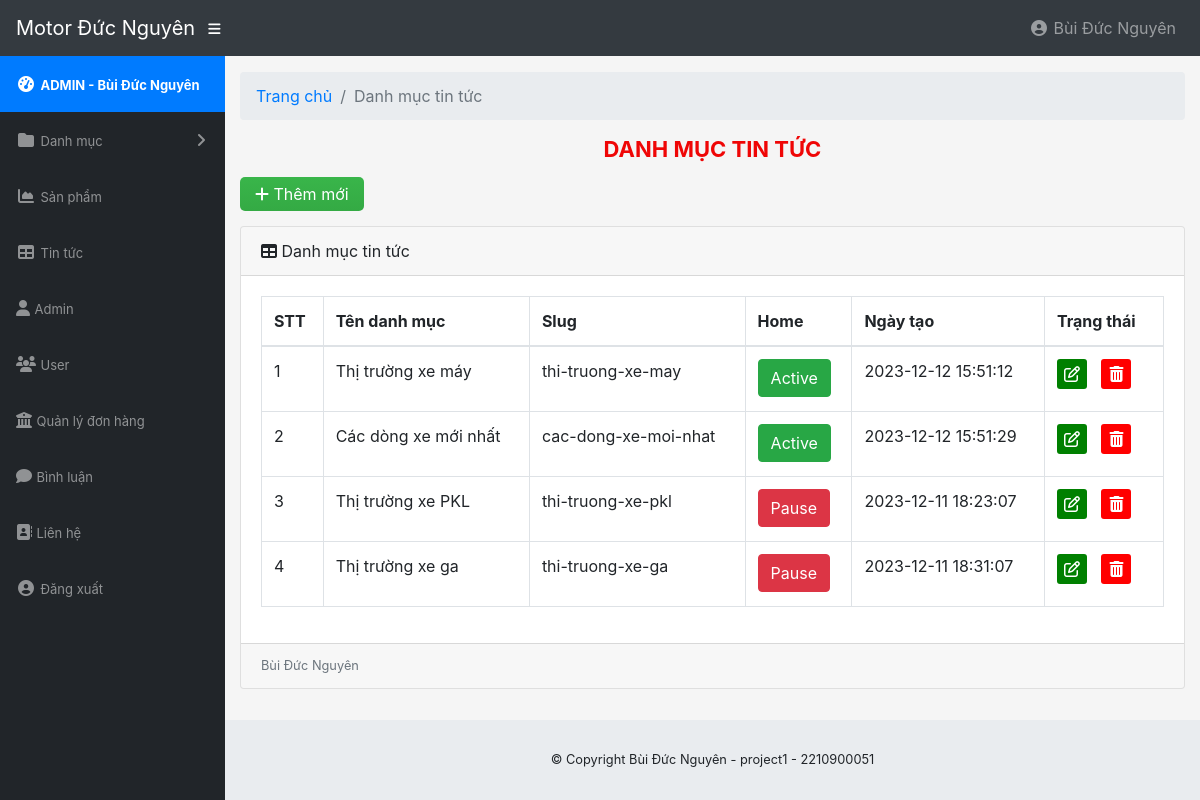
The page /admin/modules/categoryPost/index.php (signed in) on the database its author committed.
### tables this page shows
CREATE TABLE `category_post` (
  `id` int(11) NOT NULL,
  `name` varchar(100) DEFAULT NULL,
  `slug` varchar(100) DEFAULT NULL,
  `images` varchar(100) DEFAULT NULL,
  `banner` varchar(100) DEFAULT NULL,
  `home` tinyint(4) NOT NULL DEFAULT 0,
  `status` tinyint(4) NOT NULL DEFAULT 1,
  `created_at` timestamp NOT NULL DEFAULT current_timestamp(),
  `updated_at` timestamp NOT NULL DEFAULT current_timestamp() ON UPDATE current_timestamp()
);

### libraries/Database.php (called while the page is built, shortened)
<?php
class Database
{
    public $link;
    public function __construct()
    {
        $this->link = mysqli_connect("localhost","root","","storemotor") or die ();
        mysqli_set_charset($this->link,"utf8");
    }
    public function fetchAll($table)
    {
        $sql = "SELECT * FROM {$table} WHERE 1" ;
        $result = mysqli_query($this->link,$sql) or die("Lỗi Truy Vấn fetchAll " .mysqli_error($this->link));
        $data = [];
        if( $result)
        {
            while ($num = mysqli_fetch_assoc($result))
            {
                $data[] = $num;
            }
        }
        return $data;
    }
}
?>

### admin/autoload/autoload.php (called while the page is built, shortened)
<?php
require_once  __DIR__."/../../libraries/Database.php";
$db = new Database;
?>

### admin/modules/categoryPost/index.php (the view, shortened to what this page needs)
<?php
require_once __DIR__."/../../autoload/autoload.php";
$category = $db->fetchAll("category_post");
?>
<?php require_once __DIR__."/../../layouts/header.php"; ?>
    <div class="container-fluid">
        <ol class="breadcrumb">
            <li class="breadcrumb-item">
                <a href="#">Trang chủ</a>
            </li>
            <li class="breadcrumb-item active">Danh mục tin tức</li>
        </ol>
        <div class="admin-title-top">
            <h1>Danh mục tin tức</h1>
        </div>
        <div class="button-custom">
            <a class="btn-add" href="add.php"><i class="fa fa-plus"></i> Thêm mới</a>
        </div>
        <div class="admin-content">
            <div class="card mb-3">
                <div class="card-header">
                    <i class="fas fa-table"></i>
                    Danh mục tin tức</div>
                <div class="card-body">
                    <div class="table-responsive">
                        <table class="table table-bordered" id="dataTable" width="100%" cellspacing="0">
                            <thead>
                            <tr>
                                <th>STT</th>
                                <th>Tên danh mục</th>
                                <th>Slug</th>
                                <th>Home</th>
                                <th>Ngày tạo</th>
                                <th>Trạng thái</th>
                            </tr>
                            </thead>
                            <tbody>
                            <?php $stt = 1; foreach ($category as $item): ?>
                                <tr>
                                    <td><?php echo $stt ?></td>
                                    <td><?php echo $item['name'] ?></td>
                                    <td><?php echo $item['slug'] ?></td>
                                    <td>
                                        <a class="btn <?php echo $item['home'] == 1 ? 'btn-success' : 'btn-danger' ?>" href="home.php?id=<?php echo $item['id'] ?>">
                                            <?php echo $item['home'] == 1 ? 'Active' : 'Pause' ?>
                                        </a>
                                    </td>
                                    <td><?php echo $item['created_at'] ?></td>
                                    <td>
                                        <ul class="list-action">
                                            <li class="item-edit">
                                                <a href="edit.php?id=<?php echo $item['id'] ?>" title="Chỉnh sửa danh mục">
                                                    <i class="fa fa-edit"></i>
                                                </a>
                                            </li>
                                            <li class="item-delete">
                                                <a href="delete.php?id=<?php echo $item['id'] ?>" title="Xóa danh mục">
                                                    <i class="fa fa-trash-alt"></i>
                                                </a>
                                            </li>
                                        </ul>
                                    </td>
                                </tr>
                                <?php $stt++ ; endforeach ?>
                            </tbody>
                        </table>
                    </div>
                </div>
                <div class="card-footer small text-muted">Bùi Đức Nguyên</div>
            </div>
        </div>
    </div>
<?php require_once __DIR__."/../../layouts/footer.php"; ?>

### public/admin/css/style-admin.css (style rules this page uses)
li { list-style: none; }
a, a:hover { text-decoration: none; }
.admin-title-top h1 { text-align: center; font-size: 22px; text-transform: uppercase; font-weight: bold; color: #ef0606; }
.button-custom { margin: 20px 0px; }
.button-custom a { background-color: #39b54a !important; background: linear-gradient(180deg, #39b54a, #34aa44) !important; border-color: #35a745; color: #fff; padding: 7px 15px; border-radius: 5px; }
.list-action { margin: 0; padding: 0; }
.list-action li { display: inline-block; width: 30px; height: 30px; background: red; border-radius: 3px; text-align: center; line-height: 30px; margin-right: 10px; margin-bottom: 10px; }
.list-action li a { color: #fff; }
.item-edit { background: green !important; }

### rows shown on the page
category_post: name "Thị trường xe máy", slug "thi-truong-xe-may", home "Active", created_at "2023-12-12 15:51:12"
category_post: name "Các dòng xe mới nhất", slug "cac-dong-xe-moi-nhat", home "Active", created_at "2023-12-12 15:51:29"
category_post: name "Thị trường xe PKL", slug "thi-truong-xe-pkl", home "Pause", created_at "2023-12-11 18:23:07"
category_post: name "Thị trường xe ga", slug "thi-truong-xe-ga", home "Pause", created_at "2023-12-11 18:31:07"

### other values the page prints
$_SESSION['admin_name'] "Bùi Đức Nguyên"
